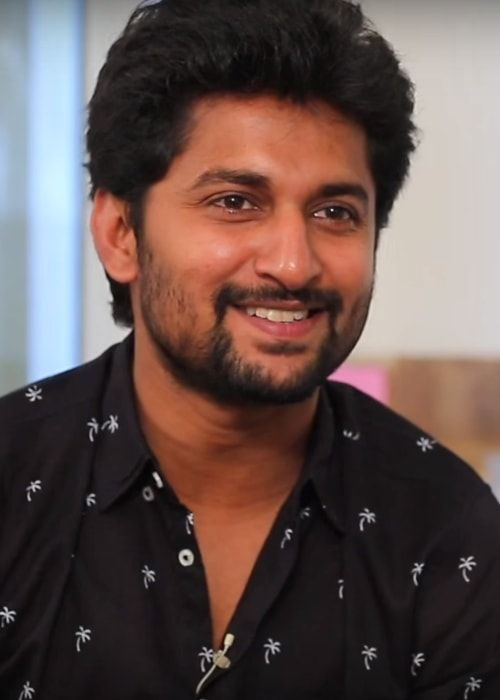
#> input picture known_faces/NANI HD IMAGE.jpg, 500 x 700 px, given in place of the camera
$ python simple_face_recognition.py
#> lines starting #> are read from the running program, lines starting #| are printed output that depends on the picture; after the words box and inside, x2 and y2 are one past the last pixel; in counts of white or black regions, pixels touching at a corner belong together
import os
import cv2
import numpy as np
import pickle
from datetime import datetime
import json

class SimpleFaceRecognitionSystem:
    def __init__(self):
        self.known_face_encodings = []
        self.known_face_names = []
        self.face_cascade = cv2.CascadeClassifier(cv2.data.haarcascades + 'haarcascade_frontalface_default.xml')
        self.eye_cascade = cv2.CascadeClassifier(cv2.data.haarcascades + 'haarcascade_eye.xml')

        # Create directories if they don't exist
        self.faces_dir = "known_faces"
        self.encodings_file = "face_encodings_simple.pkl"
        self.create_directories()

        # Load existing face encodings
        self.load_known_faces()

    def create_directories(self):
        """Create necessary directories"""
        if not os.path.exists(self.faces_dir):
            os.makedirs(self.faces_dir)
            print(f"Created directory: {self.faces_dir}")

    def load_known_faces(self):
        """Load existing face encodings from file"""
        if os.path.exists(self.encodings_file):
            try:
                with open(self.encodings_file, 'rb') as f:
#> (reads face_encodings_simple.pkl from the repository)
#> the answer given: 1
                    data = pickle.load(f)
                    self.known_face_encodings = data['encodings']
                    self.known_face_names = data['names']
                print(f"Loaded {len(self.known_face_names)} known faces")
            except Exception as e:
                print(f"Error loading face encodings: {e}")

    # [12 lines left out: function save_known_faces, not called in this run]

    def extract_face_features(self, face_image):
        """Extract simple features from face image using OpenCV"""
        # Resize to standard size
        face_image = cv2.resize(face_image, (100, 100))

        # Convert to grayscale
        gray = cv2.cvtColor(face_image, cv2.COLOR_BGR2GRAY)

        # Apply histogram equalization
        gray = cv2.equalizeHist(gray)

        # Flatten the image to create a feature vector
        features = gray.flatten()

        # Normalize features
        features = features.astype(np.float32) / 255.0

        return features

    def compare_faces(self, face_encoding1, face_encoding2, threshold=0.8):
        """Compare two face encodings using cosine similarity"""
        # Calculate cosine similarity
        dot_product = np.dot(face_encoding1, face_encoding2)
        norm1 = np.linalg.norm(face_encoding1)
        norm2 = np.linalg.norm(face_encoding2)

        if norm1 == 0 or norm2 == 0:
            return False

        similarity = dot_product / (norm1 * norm2)
        return similarity > threshold

    # [82 lines left out: function register_new_face, not called in this run]

    def run_recognition(self):
        """Run the main face recognition loop"""
        if len(self.known_face_encodings) == 0:
            print("No faces registered. Please register some faces first.")
            return

        print("Starting face recognition...")
        print("Press 'q' to quit, 'r' to register new face")

        cap = cv2.VideoCapture(0)

        while True:
            ret, frame = cap.read()
#> frame is the input picture: shape (700, 500, 3); mean B, G, R 77.9, 81.5, 99.9
            if not ret:
                print("Failed to grab frame")
                break

            # Convert to grayscale for face detection
            gray = cv2.cvtColor(frame, cv2.COLOR_BGR2GRAY)
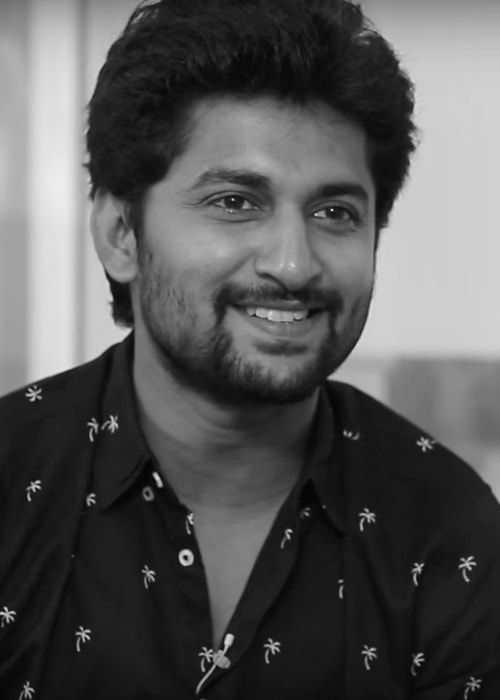
#> gray: shape (700, 500); min 1, max 237, mean 86.6

            # Detect faces
            faces = self.face_cascade.detectMultiScale(
                gray,
                scaleFactor=1.1,
                minNeighbors=5,
                minSize=(30, 30)
            )
#> faces = [[138, 91, 293, 293]]

            # Process each detected face
            for (x, y, w, h) in faces:
                # Extract face region
                face_image = frame[y:y+h, x:x+w]

                # Extract features
                face_encoding = self.extract_face_features(face_image)

                # Compare with known faces
                name = "Unknown"
                best_match = 0

                for i, known_encoding in enumerate(self.known_face_encodings):
                    if self.compare_faces(face_encoding, known_encoding, threshold=0.7):
                        name = self.known_face_names[i]
                        break

                # Draw rectangle and label
                color = (0, 255, 0) if name != "Unknown" else (0, 0, 255)
                cv2.rectangle(frame, (x, y), (x + w, y + h), color, 2)

                # Draw label
                cv2.rectangle(frame, (x, y - 35), (x + w, y), color, cv2.FILLED)
                font = cv2.FONT_HERSHEY_DUPLEX
                cv2.putText(frame, name, (x + 6, y - 6), font, 0.6, (255, 255, 255), 1)
#> this loop made 1 pass
#> (x, y, w, h, best_match) on pass 1: (138, 91, 293, 293, 0)
#> pass 1, in run_recognition, `face_image = frame[y:y+h, x:x+w]`:
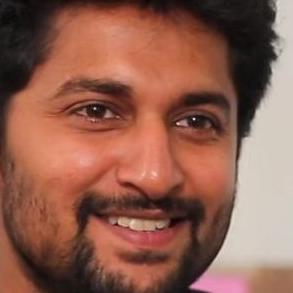
#> face_image: shape (293, 293, 3); mean B, G, R 79.5, 95.1, 143.6
#> pass 1, in extract_face_features, `face_image = cv2.resize(face_image, (100, 100))`:
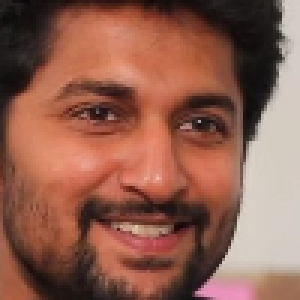
#> face_image: shape (100, 100, 3) (shown 3 times larger); mean of channels 0, 1, 2 79.4, 95, 143.5; drawn as B, G, R
#> pass 1, in extract_face_features, `gray = cv2.cvtColor(face_image, cv2.COLOR_BGR2GRAY)`:
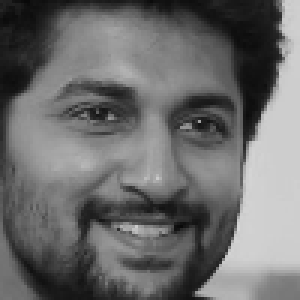
#> gray: shape (100, 100) (shown 3 times larger); min 9, max 214, mean 107.7
#> pass 1, in extract_face_features, `gray = cv2.equalizeHist(gray)`:
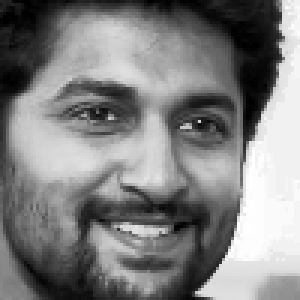
#> gray: shape (100, 100) (shown 3 times larger); min 0, max 255, mean 128.5
#> after the loop:
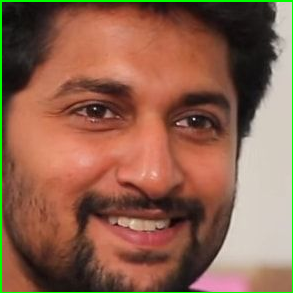
#> face_image: shape (293, 293, 3); mean B, G, R 78.1, 98.8, 141.7
#> after the loop:
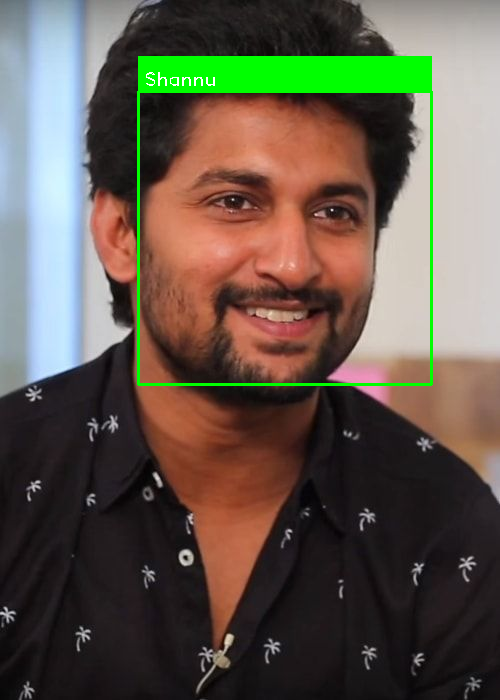
#> frame: shape (700, 500, 3); 3.86% of pixels changed, all inside (x1, y1, x2, y2) = (137, 56, 433, 386)

            # Display frame
            cv2.imshow('Face Recognition', frame)

            key = cv2.waitKey(1) & 0xFF
#> (key q is pressed here)
            if key == ord('q'):
                break
            elif key == ord('r'):
                name = input("Enter name for new face: ")
                if name.strip():
                    self.register_new_face(name.strip())

        cap.release()
        cv2.destroyAllWindows()

    # [19 lines left out: functions list_registered_faces, delete_face, not called in this run]

def main():
    print("=== Simple Face Recognition System ===")
    print("(Uses OpenCV only - no dlib required)")
    system = SimpleFaceRecognitionSystem()

    while True:
        print("\nOptions:")
        print("1. Start face recognition")
        print("2. Register new face")
        print("3. List registered faces")
        print("4. Delete face")
        print("5. Exit")

#> (the run stopped early here; a loop or call above may not have finished)
